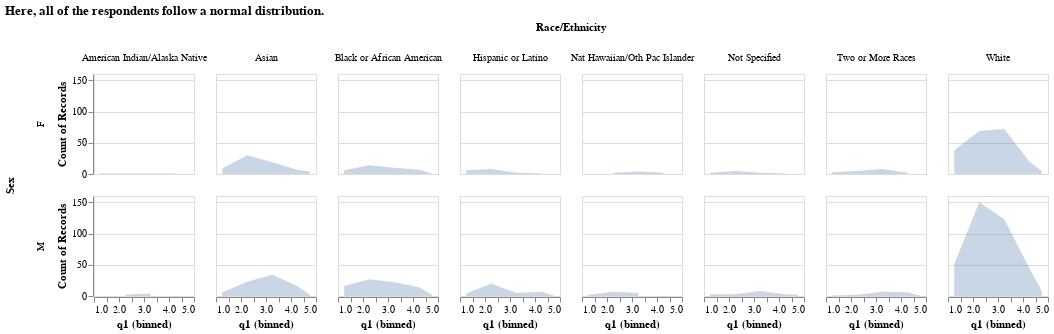

Notebook source saved alongside this figure:
### Code cell
bias_compare = (
    sample_chart.mark_area(opacity=0.3)
    .encode(alt.X("q1:Q", bin=True), row="Sex", column="Race/Ethnicity")
    .properties(
        width=100,
        height=100,
        title="Here, all of the respondents follow a normal distribution.",
    )
)

bias_compare

### Figure 1 — Vega-Lite specification as saved in the notebook (floating-point values rounded to 4 significant figures; data arrays with more than 128 entries replaced by an {"elided": "..."} marker saying what was removed)
{"config": {"view": {"continuousWidth": 400, "continuousHeight": 300}}, "data": {"name": "data-b46b64fbe48c44e9e17673045e1409db"}, "mark": {"type": "area", "opacity": 0.3}, "encoding": {"column": {"type": "nominal", "field": "Race/Ethnicity"}, "row": {"type": "nominal", "field": "Sex"}, "x": {"type": "quantitative", "bin": true, "field": "q1"}, "y": {"type": "quantitative", "aggregate": "count"}}, "height": 100, "title": "Here, all of the respondents follow a normal distribution.", "width": 100, "$schema": "https://vega.github.io/schema/vega-lite/v4.0.2.json", "datasets": {"data-b46b64fbe48c44e9e17673045e1409db": {"elided": "1000 records"}}}
